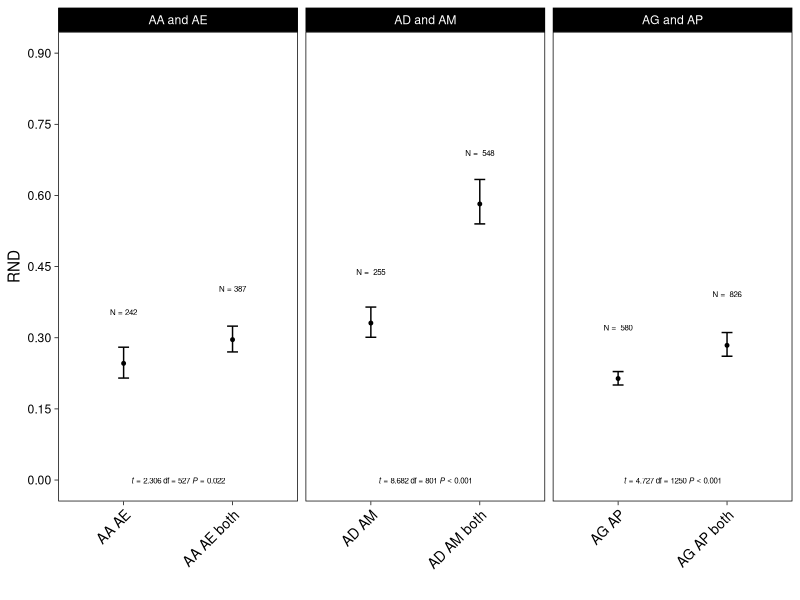
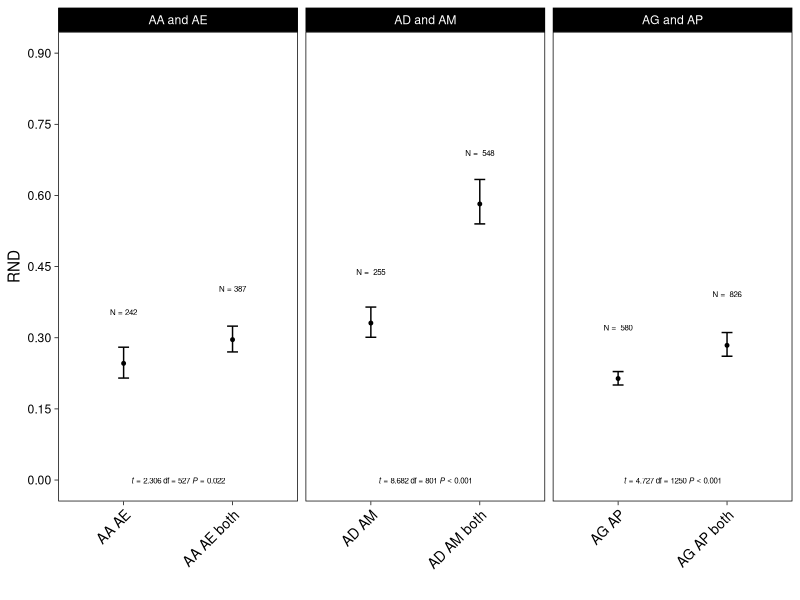

Here is the R script that generated these plots, in order:
require(ggplot2)

ds <- data.frame(comparison=c('AA AE','AA AE both','AD AM','AD AM both','AG AP','AG AP both'), 
                 mean=c(0.246,0.296,0.331,0.582,0.214,0.284),
                 lower=c(0.2150,0.2701,0.3010,0.54,0.2004,0.2610),
                 upper=c(0.2801,0.3245,0.3647,0.6337,0.2287,0.3110),
                 group=c('AA and AE','AA and AE','AD and AM','AD and AM','AG and AP','AG and AP'),
                 number=c(242,387,255,548,580,826))

ds$comparison <- factor(ds$comparison, levels=ds$comparison)

ann_text1 <- data.frame(comparison='AA AE',mean=0,
                        group='AA and AE', lab='text',
                        t = factor('AA AE',levels=c('AA AE','AD AM','AG AP')))
ann_text2 <- data.frame(comparison='AD AM',mean=0,
                        group='AD and AM', lab='text',
                        t = factor('AD AM',levels=c('AA AE','AD AM','AG AP')))
ann_text3 <- data.frame(comparison='AG AP',mean=0,
                        group='AG and AP', lab='text',
                        t = factor('AG AP',levels=c('AA AE','AD AM','AG AP')))
#ann_text4 <- data.frame(comparison='AP,AT|AG',mean=0,
#                        group='AP and AT', lab='text',
#                        t = factor('AP,AT|AG',levels=c('AA,AE|AC,AL','AD,AM|Clade2','AG,AP|AT','AP,AT|AG')))


ggplot(ds,aes(x=comparison,y=mean,ymin=0,ymax=0.9)) + 
  geom_point(size=1) + 
  geom_errorbar(aes(ymin=lower,ymax=upper),width=0.1) + 
  theme_linedraw() + 
  labs(x='',y='RND') + 
  facet_grid(~group,scales='free') +
  theme(panel.grid.major = element_blank(),
        panel.grid.minor = element_blank(),
        axis.text.x = element_text(size=10, angle=45, hjust=1)) +
  scale_y_continuous(breaks=seq(0,0.9,0.15)) +
  geom_text(data = ds[ds$group == 'AA and AE', ], 
            aes(label= paste('N =',number)), vjust=-8, size=2) +
  geom_text(data = ds[ds$group == 'AD and AM', ],
            aes(label= paste('N = ',number)), vjust=-8, size=2) +
  geom_text(data = ds[ds$group == 'AG and AP', ],
            aes(label= paste('N = ',number)), vjust=-8, size=2) +
  #geom_text(data = ds[ds$group == 'AP and AT', ],
  #          aes(label= paste('N = ',number)), vjust=-8,size=2) +
  geom_text(data=ann_text1,size=2,label='italic(t)==2.306  ~df==527  ~italic(P)==0.022',parse=T,nudge_x=0.5) +
  geom_text(data=ann_text2,size=2,label='italic(t)==8.682  ~df==801  ~italic(P)<0.001',parse=T,nudge_x=0.5) +
  geom_text(data=ann_text3,size=2,label='italic(t)==4.727  ~df==1250  ~italic(P)<0.001',parse=T,nudge_x=0.5)
  #geom_text(data=ann_text4,size=2,label='italic(t)==1.3259 ~italic(p)==0.1855',parse=T,nudge_x=0.5)

ggsave("Figure3.png", device="png", dpi=600,
       width=14, height=12, units='cm')


